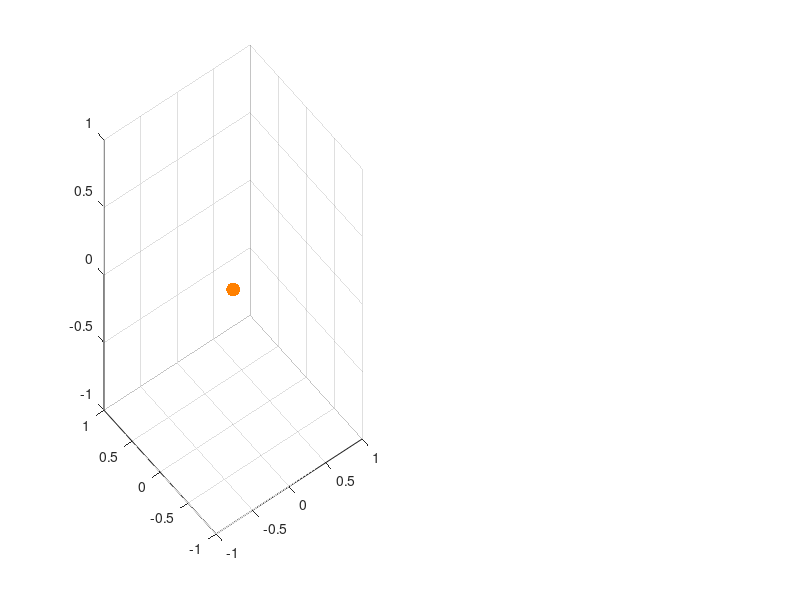

The MATLAB script that drew this image: (Note: this script raises an error after producing the figure.)
clear
close all
clc

mu = 1.32712440042e20 * 0.001^3; % km^3/s^2
dth = 0.001;

% Terra
O_start.a = 1.4946e8;  % [km]
O_start.e = 0.016;     % [ ]
O_start.i = 9.1920e-5; % [rad]
O_start.OM = 2.7847;   % [rad]
O_start.om = 5.2643;   % [rad]
O_start.mu = mu;       % [km^3/s^2]

% Asteroide 163899 (2003 SD220)
O_end.a = 0.827903 *1.496e8; % [km]
O_end.e = 0.209487;          % [ ]
O_end.i = 8.55 *pi/180;      % [rad]
O_end.OM = 273.63 *pi/180;   % [rad]
O_end.om = 327.03 *pi/180;   % [rad]
O_end.mu = mu;               % [km^3/s^2]

%%%%%%%%%%%%%%%%%%%%%%%%%%%%%%%%%%%%%%%%%%%%%%%%%%%%%%%%%%%%%%%%%%%%%%%%%%%
% Figure 1 scenario 2, subplot di orbita terrestre 3D e piano
figure
subplot (1,2,1)
scatter3 (0,0,0, 100, [1, 0.5, 0], 'filled')
hold on
plotOrbit (O_start, 0, 2*pi, dth, 'b');
grid on
legend ('SOLE', 'Orbita terrestre')
subplot (1,2,2)
scatter (0,0,100, [1, 0.5, 0], 'filled')
hold on
sist_can(1);
plotOrbit_plane(O_start, 0, 2*pi, dth, 'blue');
legend ('SOLE', 'Orbita terrestre')
%%%%%%%%%%%%%%%%%%%%%%%%%%%%%%%%%%%%%%%%%%%%%%%%%%%%%%%%%%%%%%%%%%%%%%%%%%%

%%%%%%%%%%%%%%%%%%%%%%%%%%%%%%%%%%%%%%%%%%%%%%%%%%%%%%%%%%%%%%%%%%%%%%%%%%%
% Figure 2 scenario 2 Latex - Subplot di orbita 3D e 2D

figure
subplot (1,2,1)
scatter3 (0,0,0, 100, [1, 0.5, 0], 'filled')
hold on
plotOrbit (O_end, 0, 2*pi, dth, 'r');
grid on
legend ('SOLE', 'Orbita Asteroide')
subplot (1,2,2)
scatter (0,0,100, [1, 0.5, 0], 'filled')
hold on
sist_can(1);
plotOrbit_plane(O_end, 0, 2*pi, dth, 'r');
legend ('SOLE', 'Orbita Asteroide')

%%%%%%%%%%%%%%%%%%%%%%%%%%%%%%%%%%%%%%%%%%%%%%%%%%%%%%%%%%%%%%%%%%%%%%%%%%%

figure
scatter3 (0,0,0, 100, [1, 0.5, 0], 'filled')
hold on
plotOrbit (O_start, 0, 2*pi, dth, 'b');
plotOrbit (O_end, 0, 2*pi, dth, 'r');
legend ('SOLE', 'Orbita Terrestre', 'Orbita Asteroide')
% %prova caso esempio scelgo theta1i=theta2f=0
% th1i=0;
% th2f=0;
% [rri,vvi] = par2car(O_start, th1i);
% [rrf,vvf] = par2car(O_end, th2f);
% scatter3(rri(1),rri(2),rri(3))
% scatter3(rrf(1),rrf(2),rrf(3))
% 
% %identifico orbita
% hh=cross(rri,rrf)./(norm(cross(rri,rrf)));
% i=acos(dot(hh,[0,0,1]));
% NN=cross([0,0,1],hh)./norm(cross([0,0,1],hh));
% 
% if dot(NN,[0,1,0])>=0
%     OM=acos(dot(NN,[1,0,0]));
% elseif dot(NN,[0,1,0])<0
%     OM=2*pi-acos(dot(NN,[1,0,0]));
% end
% R_OM=[cos(OM) sin(OM) 0;
%     -sin(OM) cos(OM) 0;
%     0 0 1];
% %scelgo 
% om=0;
% % Rotazione di i intorno al versore i'
% R_i=[1 0 0;
%     0 cos(i) sin(i);
%     0 -sin(i) cos(i)];
% 
% % Rotaziozione di om intorno al versore k''
% R_om=[cos(om) sin(om) 0;
%     -sin(om) cos(om) 0;
%     0 0 1];
% T_e_pf=R_om*R_i*R_OM;
% rri_t=T_e_pf*rri;
% rrf_t=T_e_pf*rrf;
% th1t=atan(rri(2)/rri(1));
% th2t=atan(rrf(2)/rrf(1));
% if th1t<=0 || th2t<=0
%     th1t=th1t+2*pi;
%     th2t=th2t+2*pi;
% end
% %calcolo valori scalari e parametri di forma
% r1=norm(rri_t);
% r2=norm(rrf_t);
% et=(r2-r1)/(r1*cos(th1t)-r2*cos(th2t));
% at=r1*(1+et*cos(th1t))/(1-et^2);
% O_t.a=at;
% O_t.e=et;
% O_t.i=i;
% O_t.OM=OM;
% O_t.om=om;
% O_t.mu=O_start.mu;
% [rr1t,vv1t]=par2car(O_t,th1t);
% [rr2t,vv2t]=par2car(O_t,th2t);
% cost=abs(norm(vv1t-vvi))+abs(norm(vv2t-vvf));
% plotOrbit(O_t,0,2*pi,0.01, 'k');
% xlim([-2e8,2e8])
% ylim([-2e8,2e8])
% 
% zlim([-2e8,2e8])

%% test funzione cicli annidati
clear
close all
clc

mu = 1.32712440042e20 * 0.001^3; % km^3/s^2
dth = 0.001;

% Terra
O_start.a = 1.4946e8;  % [km]
O_start.e = 0.016;     % [ ]
O_start.i = 9.1920e-5; % [rad]
O_start.OM = 2.7847;   % [rad]
O_start.om = 5.2643;   % [rad]
O_start.mu = mu;       % [km^3/s^2]

% Asteroide 163899 (2003 SD220)
O_end.a = 0.827903 *1.496e8; % [km]
O_end.e = 0.209487;          % [ ]
O_end.i = 8.55 *pi/180;      % [rad]
O_end.OM = 273.63 *pi/180;   % [rad]
O_end.om = 327.03 *pi/180;   % [rad]
O_end.mu = mu;          

n = 30; % Dimensioni griglia
a = 3.4;
b = 3.7;
OO_t = []; % Vettore di oggetti orbita, non si può preallocare
kk = 0; % Contatore
costmin=1e16;

figure
scatter3 (0,0,0, 'red', LineWidth=2)
hold on
plotOrbit (O_start, 0, 2*pi, dth, 'b');
plotOrbit (O_end, 0, 2*pi, dth, 'k');
tic
for th1i=linspace(a, b, n)
    for th2f=linspace(a, b, n)
        for om=linspace(1, 2*pi,n)
            [O_t] = O_tfun(O_start,O_end,th1i,th2f,om, [0,0]);
            if O_t.e<1 && O_t.e>=0
                OO_t=[OO_t,O_t];
                if O_t.cost<costmin
                    costmin=O_t.cost;
                    O_best=O_t;
                    th_t_best=O_t.th_t;
                    th_best_12 = [th1i, th2f];
                end
            else 
                kk = kk+1;
            end

        end
    end
end
toc
% 
[punto_1, ~] = par2car(O_start, th_best_12(1));
[punto1_t, v1_car] = par2car(O_best, th_t_best(1));
[punto2_t, v2_car] = par2car(O_best, th_t_best(2));
[punto_2, ~] = par2car(O_end, th_best_12(2));

scatter3 (punto1_t(1), punto1_t(2), punto1_t(3), 'red')
scatter3 (punto2_t(1), punto2_t(2), punto2_t(3), 'red')
scatter3 (punto_1(1), punto_1(2), punto_1(3), 'red')
scatter3 (punto_2(1), punto_2(2), punto_2(3), 'red')
plotOrbit(O_best, th_t_best(1), th_t_best(2), dth, 'g'); % Trasferimento vincente

th_best_12
costmin
%%%%%%%%%%%%%%%%%%%%%%%%%%%%%%%%%%%%%%%%%%%%%%%%%%%%%%%%%%%%%%%%%%%%%%%%%%%
% figure 3 - trasferimento approccio a tappeto, delta v, latex
figure
scatter3 (0,0,0,100,"yellow", 'filled')
hold on
plotOrbit(O_start, 0, 2*pi, dth, 'b--');
plotOrbit(O_end, 0, 2*pi, dth, 'r--');
plotOrbit(O_best, O_best.th_t(1), O_best.th_t(2), dth, 'g');
scatter3 (punto1_t(1), punto1_t(2), punto1_t(3), 50, 'k', 'filled')
scatter3 (punto_2(1), punto_2(2), punto_2(3), 50, 'k', 'filled')
grid on
legend ('SOLE', 'Orbita Terrestre', 'Orbita Asteroide', 'Orbita di Trasferimento')
%%%%%%%%%%%%%%%%%%%%%%%%%%%%%%%%%%%%%%%%%%%%%%%%%%%%%%%%%%%%%%%%%%%%%%%%%%%
%% test ga
clear
close all
clc



% Terra
O_start.a = 1.4946e8;  % [km]
O_start.e = 0.016;     % [ ]
O_start.i = 9.1920e-5; % [rad]
O_start.OM = 2.7847;   % [rad]
O_start.om = 5.2643;   % [rad]
O_start.mu = mu;       % [km^3/s^2]
% r_terra = 6378.388;

[rr_start, ~] = par2car(O_start, 0);

% Asteroide 163899 (2003 SD220)
O_end.a = 0.827903 *1.496e8; % [km]
O_end.e = 0.209487;          % [ ]
O_end.i = 8.55 *pi/180;      % [rad]
O_end.OM = 273.63 *pi/180;   % [rad]
O_end.om = 327.03 *pi/180;   % [rad]
O_end.mu = mu;          

[rr_end, ~] = par2car(O_end, 0);

% fun=@(th1,th2,om)brutta(th1,th2,om,O_start,O_end);
% fun=@(x)brutta(x(1),x(2),x(3),O_start,O_end);
fun_costo = @(x)O_tfun(O_start,O_end,x(1),x(2),x(3),[0,0]).cost;
x = ga(fun_costo,3,[],[],[],[],[3.4,3.4,3.4],[3.8,3.8,3.8]);
O_opt_costo = O_tfun(O_start, O_end,x(1),x(2),x(3),[0,0])

figure
scatter3 (0, 0, 0, 'y', 'filled', LineWidth=500)
hold on
scatter3(rr_start(1),rr_start(2),rr_start(3), 'green', 'filled', LineWidth=10)
scatter3(rr_end(1), rr_end(2), rr_end(3), 'magenta', 'filled', LineWidth=10)
plotOrbit (O_start, 0, x(1), dth, 'k--');
[rr, r_theta_transfer] = plotOrbit (O_opt_costo, O_opt_costo.th_t(1), O_opt_costo.th_t(2), dth, 'r');
plotOrbit (O_end, x(2), 2*pi, dth, 'k--');
% plotOrbit (O_start, 0, 2*pi, dth, 'k--');
% plotOrbit (O_opt, 0, 2*pi, dth, 'k--');
% plotOrbit (O_end, 0, 2*pi, dth, 'k--');
% ga() trova in th1 = 3.6181, th2 = 3.4982, om = 3.7291, Dv = 6.3190, con
% durata di 11896150 s = 3304:29:10 (damn)

% O_t.a = 1.4812e+08;
% O_t.e = 0.0283;
% O_t.i = 0.0440;
% O_t.OM = 5.3829;
% O_t.om = 3.7291;
% O_t.mu = 1.327124400420000e+11;
% th_t1 = 2.5551;
% th_t2 = 4.8716;


legend ('SOLE', 'START', 'END', 'Orbita terrestre', 'Orbita di trasferimento', 'Orbita Asteroide')

O_opt_costo.tempo = seconds(O_opt_costo.tempo);
O_opt_costo.tempo.Format = 'hh:mm:ss';
O_opt_costo.tempo

%% Trasferimenti
clear
close all
clc

mu_S = 1.32712440042e20 * 0.001^3; % km^3/s^2
dth = 0.001;

% Terra
O_start.a = 1.4946e8;  % [km]
O_start.e = 0.016;     % [ ]
O_start.i = 9.1920e-5; % [rad]
O_start.OM = 2.7847;   % [rad]
O_start.om = 5.2643;   % [rad]
O_start.mu = mu_S;       % [km^3/s^2]

% Asteroide 163899 (2003 SD220)
O_end.a = 0.827903 *1.496e8; % [km]
O_end.e = 0.209487;          % [ ]
O_end.i = 8.55 *pi/180;      % [rad]
O_end.OM = 273.63 *pi/180;   % [rad]
O_end.om = 327.03 *pi/180;   % [rad]
O_end.mu = mu_S;

% Min delta v
O_best_dv.a = 1.4812e+08;
O_best_dv.e = 0.0283;
O_best_dv.i = 0.0440;
O_best_dv.OM = 5.3829;
O_best_dv.om = 3.7291;
O_best_dv.mu = 1.327124400420000e+11;
O_best_dv.th_t = [2.5551, 4.8716];

% x min dv =
% 
%     theta 1 = 6.0755   theta 2 = 3.6401   omega = 1.7471

% Min delta t
O_best_dt.a = 3.2632e+13;
O_best_dt.e = 0.9999;
O_best_dt.i = 1.5824;
O_best_dt.OM = 1.5582;
O_best_dt.om = 1.7471;
O_best_dt.mu = mu_S;
O_best_dt.th_t = [4.5360, 4.5475];

% Punti di trasferimento
[rr1_mindeltav, vv1_mindeltav] = par2car (O_best_dv, O_best_dv.th_t(1));
[rr2_mindeltav, vv2_mindeltav] = par2car (O_best_dv, O_best_dv.th_t(2));

[rr1_mindeltat, vv1_mindeltat] = par2car (O_best_dt, O_best_dt.th_t(1));
[rr2_mindeltat, vv2_mindeltat] = par2car (O_best_dt, O_best_dt.th_t(2));
%% Scenario 2 - ottimizzo il TOF con ga()
clear
close all
clc

mu = 1.32712440042e20 * 0.001^3; % km^3/s^2
dth = 0.001;

% Terra
O_start.a = 1.4946e8;  % [km]
O_start.e = 0.016;     % [ ]
O_start.i = 9.1920e-5; % [rad]
O_start.OM = 2.7847;   % [rad]
O_start.om = 5.2643;   % [rad]
O_start.mu = mu;       % [km^3/s^2]
r_terra = 6378.388;

[rr_start, vv_start] = par2car(O_start, 0);

% Asteroide 163899 (2003 SD220)
O_end.a = 0.827903 *1.496e8; % [km]
O_end.e = 0.209487;          % [ ]
O_end.i = 8.55 *pi/180;      % [rad]
O_end.OM = 273.63 *pi/180;   % [rad]
O_end.om = 327.03 *pi/180;   % [rad]
O_end.mu = mu;          

[rr_end, vv_end] = par2car(O_end, 0);

% fun=@(th1,th2,om)brutta(th1,th2,om,O_start,O_end);
% fun=@(x)brutta(x(1),x(2),x(3),O_start,O_end);
fun_tempo = @(x)O_tfun(O_start,O_end,x(1),x(2),x(3)).tempo;
x = ga(fun_tempo,3,[],[],[],[],[0,0,0],[2*pi,2*pi,2*pi])
O_opt_tempo = O_tfun(O_start, O_end,x(1),x(2),x(3))
O_opt_tempo.tempo = seconds(real(O_opt_tempo.tempo));
O_opt_tempo.tempo.Format = 'hh:mm:ss';
O_opt_tempo.tempo
% x =
% 
%     6.0755    3.6401    1.7471
% 
% 
% O_opt_tempo = 
% 
%   struct with fields:
% 
%         a: 3.2632e+13
%         e: 1.0000
%         i: 1.5824
%        OM: 1.5582
%        om: 1.7471
%        mu: 1.3271e+11
%     cost1: 52.2794
%     cost2: 51.0782
%      cost: 103.3576
%     tempo: 61293
%      th_t: [4.5360 4.5475]
% 
% 
% ans = 
% 
%   duration
% 
%    17:01:33


%% Scenario 2 - Ottimizzo il tempo con approccio a tappeto
clear  
close all
clc

mu = 1.32712440042e20 * 0.001^3; % km^3/s^2
dth = 0.001;

% Terra
O_start.a = 1.4946e8;  % [km]
O_start.e = 0.016;     % [ ]
O_start.i = 9.1920e-5; % [rad]
O_start.OM = 2.7847;   % [rad]
O_start.om = 5.2643;   % [rad]
O_start.mu = mu;       % [km^3/s^2]

% Asteroide 163899 (2003 SD220)
O_end.a = 0.827903 *1.496e8; % [km]
O_end.e = 0.209487;          % [ ]
O_end.i = 8.55 *pi/180;      % [rad]
O_end.OM = 273.63 *pi/180;   % [rad]
O_end.om = 327.03 *pi/180;   % [rad]
O_end.mu = mu;          

n = 10; % Dimensioni griglia
a = 3.5;
b = 6.2;
OO_t = []; % Vettore di oggetti orbita, non si può preallocare
kk = 0; % Contatore
tmin=1e16;

figure
scatter3 (0,0,0, 'red', LineWidth=2)
hold on
plotOrbit (O_start, 0, 2*pi, dth, 'b');
plotOrbit (O_end, 0, 2*pi, dth, 'k');
tic
for th1i=linspace(5.9, 6, n)
    for th2f=linspace(3.4, 3.45, n)
        for om=linspace(0, 0.3,n)
            [O_t] = O_tfun(O_start,O_end,th1i,th2f,om);
            if O_t.e<1 && O_t.e>=0
                OO_t=[OO_t,O_t];
                if O_t.tempo<tmin
                    tmin=O_t.tempo;
                    O_best=O_t;
                    th_t_best=O_t.th_t;
                    th_best_12 = [th1i, th2f];
                end
            else 
                kk = kk+1;
            end

        end
    end
end
t_elaborazione = toc 
[punto_1, ~] = par2car(O_start, th_best_12(1));
[punto1_t, ~] = par2car(O_best, th_t_best(1));
[punto2_t, ~] = par2car(O_best, th_t_best(2));
[punto_2, ~] = par2car(O_end, th_best_12(2));

scatter3 (punto1_t(1), punto1_t(2), punto1_t(3), 'red')
scatter3 (punto2_t(1), punto2_t(2), punto2_t(3), 'red')
scatter3 (punto_1(1), punto_1(2), punto_1(3), 'red')
scatter3 (punto_2(1), punto_2(2), punto_2(3), 'red')
plotOrbit(O_best, th_t_best(1), th_t_best(2), dth, 'g'); % Trasferimento vincente

O_best.tempo = seconds(O_best.tempo);
O_best.tempo.Format = 'hh:mm:ss';
O_best.tempo
th_best_12
O_best.om
file_O_best = fopen ('O_best.txt', 'a');
fprintf (file_O_best, 'Risultato - %s\n', string(datetime('now')));
fprintf (file_O_best, 'In %d secondi, con n = %d\n', t_elaborazione, n);
fprintf (file_O_best, 'La miglior orbita in termini di tempo, trovata con cicli annidati ha\n');
fprintf (file_O_best, 'a = %f\n', O_best.a);
fprintf (file_O_best, 'e = %f\n', O_best.e);
fprintf (file_O_best, 'i = %f\n', O_best.i);
fprintf (file_O_best, 'OM = %f\n', O_best.OM);
fprintf (file_O_best, 'om = %f\n', O_best.om);
fprintf (file_O_best, 'In termini di tempo il costo è %s\n', string(O_best.tempo));
fprintf (file_O_best, 'In termini di velocità il costo è %f\n', O_best.cost);
fprintf (file_O_best, 'Il trasferimento avviene in theta_1_t = %d, theta_2_t = %d\n', O_best.th_t(1), O_best.th_t(2));
fprintf (file_O_best, 'In riferimento a alla orbita 1 e 2, %d e %d\n\n', th_best_12(1), th_best_12(2));
fclose (file_O_best);
% Con n = 50, a = 3.5, b = 6.2, per om 0-b, si trova in th1=6 .0898,
% th2=3.6653 e om=1.8980 21:03:12, in 470 secondi di computazione

%% 
clear
close all
clc

mu = 1.32712440042e20 * 0.001^3; % km^3/s^2
dth = 0.001;

% Terra
O_start.a = 1.4946e8;  % [km]
O_start.e = 0.016;     % [ ]
O_start.i = 9.1920e-5; % [rad]
O_start.OM = 2.7847;   % [rad]
O_start.om = 5.2643;   % [rad]
O_start.mu = mu;       % [km^3/s^2]

% Asteroide 163899 (2003 SD220)
O_end.a = 0.827903 *1.496e8; % [km]
O_end.e = 0.209487;          % [ ]
O_end.i = 8.55 *pi/180;      % [rad]
O_end.OM = 273.63 *pi/180;   % [rad]
O_end.om = 327.03 *pi/180;   % [rad]
O_end.mu = mu;          


O_best.a = 974121862.949664;
O_best.e = 0.945997;
O_best.i = 0.633663;
O_best.OM = 1.572542;
O_best.om = 1.897959;
O_best.mu = mu;
th_t_best = [4.385081, 4.398208];
th_best_12 = [6.089796, 3.665306];
[punto_1, ~] = par2car(O_start, th_best_12(1));
[punto1_t, ~] = par2car(O_best, th_t_best(1));
[punto2_t, ~] = par2car(O_best, th_t_best(2));
[punto_2, ~] = par2car(O_end, th_best_12(2));

%%%%%%%%%%%%%%%%%%%%%%%%%%%%%%%%%%%%%%%%%%%%%%%%%%%%%%%%%%%%%%%%%%%%%%%%%%%
% figure 4 - scenario 2, trasferimento approccio a tappeto min (delta t)
figure
scatter3 (0,0,0,100,"yellow", 'filled')
hold on
plotOrbit(O_start, 0, 2*pi, dth, 'b--');
plotOrbit(O_end, 0, 2*pi, dth, 'r--');
plotOrbit(O_best, th_t_best(1), th_t_best(2), dth, 'g');
scatter3 (punto1_t(1), punto1_t(2), punto1_t(3), 30, 'k', 'filled')
scatter3 (punto_2(1), punto_2(2), punto_2(3), 30, 'k', 'filled')
grid on
legend ('SOLE', 'Orbita Terrestre', 'Orbita Asteroide', 'Orbita di Trasferimento')
%%%%%%%%%%%%%%%%%%%%%%%%%%%%%%%%%%%%%%%%%%%%%%%%%%%%%%%%%%%%%%%%%%%%%%%%%%%

%% Ottimizzazione pesata
clear 
close all
clc

mu = 1.32712440042e20 * 0.001^3; % km^3/s^2
dth = 0.001;

% Terra
O_start.a = 1.4946e8;  % [km]
O_start.e = 0.016;     % [ ]
O_start.i = 9.1920e-5; % [rad]
O_start.OM = 2.7847;   % [rad]
O_start.om = 5.2643;   % [rad]
O_start.mu = mu;       % [km^3/s^2]
r_terra = 6378.388;

[rr_start, vv_start] = par2car(O_start, 0);

% Asteroide 163899 (2003 SD220)
O_end.a = 0.827903 *1.496e8; % [km]
O_end.e = 0.209487;          % [ ]
O_end.i = 8.55 *pi/180;      % [rad]
O_end.OM = 273.63 *pi/180;   % [rad]
O_end.om = 327.03 *pi/180;   % [rad]
O_end.mu = mu;          

[rr_end, vv_end] = par2car(O_end, 0);

% fun=@(th1,th2,om)brutta(th1,th2,om,O_start,O_end);
% fun=@(x)brutta(x(1),x(2),x(3),O_start,O_end);
fun_opt = @(x)O_tfun(O_start,O_end,x(1),x(2),x(3),[50,1]).fun_pesata;
x = ga(fun_opt,3,[],[],[],[],[0,0,0],[2*pi,2*pi,2*pi])
O_opt_pesata = O_tfun(O_start, O_end,x(1),x(2),x(3), [0,0])
O_opt_pesata.tempo = seconds(O_opt_pesata.tempo);
O_opt_pesata.tempo.Format = 'hh:mm:ss';
O_opt_pesata.tempo
O_opt_pesata.cost

% alpha = 50, beta = 1
% x =
% 
%     6.0280    3.6867    2.1148
% 
% 
% O_opt_pesata = 
% 
%   struct with fields:
% 
%              a: 1.3704e+08
%              e: 0.2160
%              i: 0.0491
%             OM: 1.5125
%             om: 2.1148
%             mu: 1.3271e+11
%          cost1: 6.2575
%          cost2: 6.2823
%           cost: 12.5399
%          tempo: 4.7740e+05
%     fun_pesata: 0
%           th_t: [4.1666 4.2602]
% 
% 
% ans = 
% 
%   duration
% 
%    132:36:35
% 
% 
% ans =
% 
%    12.5399

O_best.a = 1.3704e+08;
O_best.e = 0.2160;
O_best.i = 0.0491;
O_best.OM = 1.5125;
O_best.om = 2.1148;
O_best.cost = 12.5399;
O_best.tempo = 4.7740e05;
O_best.th_t = [4.1666, 4.2602];
O_best.mu = mu;
th_best_12 = [6.0280, 3.6867];

[punto1_t, ~] = par2car(O_best, O_best.th_t(1));
[punto_2, ~] = par2car(O_end, th_best_12(2));

%%%%%%%%%%%%%%%%%%%%%%%%%%%%%%%%%%%%%%%%%%%%%%%%%%%%%%%%%%%%%%%%%%%%%%%%%%%
% figure 4 - scenario 2, trasferimento approccio a tappeto min (delta t)
figure
scatter3 (0,0,0,100,"yellow", 'filled')
hold on
plotOrbit(O_start, 0, 2*pi, dth, 'b--');
plotOrbit(O_end, 0, 2*pi, dth, 'r--');
plotOrbit(O_best, O_best.th_t(1), O_best.th_t(2), dth, 'g');
scatter3 (punto1_t(1), punto1_t(2), punto1_t(3), 30, 'k', 'filled')
scatter3 (punto_2(1), punto_2(2), punto_2(3), 30, 'k', 'filled')
grid on
legend ('SOLE', 'Orbita Terrestre', 'Orbita Asteroide', 'Orbita di Trasferimento')
%%%%%%%%%%%%%%%%%%%%%%%%%%%%%%%%%%%%%%%%%%%%%%%%%%%%%%%%%%%%%%%%%%%%%%%%%%%



%% 
clear
close all
clc

mu = 1.32712440042e20 * 0.001^3; % km^3/s^2
dth = 0.001;

% Terra
O_start.a = 1.4946e8;  % [km]
O_start.e = 0.016;     % [ ]
O_start.i = 9.1920e-5; % [rad]
O_start.OM = 2.7847;   % [rad]
O_start.om = 5.2643;   % [rad]
O_start.mu = mu;       % [km^3/s^2]

% Asteroide 163899 (2003 SD220)
O_end.a = 0.827903 *1.496e8; % [km]
O_end.e = 0.209487;          % [ ]
O_end.i = 8.55 *pi/180;      % [rad]
O_end.OM = 273.63 *pi/180;   % [rad]
O_end.om = 327.03 *pi/180;   % [rad]
O_end.mu = mu;          


O_best.a = 1.3535e+08;
O_best.e = 0.1959;
O_best.i = 0.0272;
O_best.OM = 1.5022;
O_best.om = 2.1982;
O_best.mu = mu;
th_t_best = [4.0817, 4.1967];
th_best_12 = [6.0164, 3.6966];
[punto_1, ~] = par2car(O_start, th_best_12(1));
[punto1_t, ~] = par2car(O_best, th_t_best(1));
[punto2_t, ~] = par2car(O_best, th_t_best(2));
[punto_2, ~] = par2car(O_end, th_best_12(2));

%%%%%%%%%%%%%%%%%%%%%%%%%%%%%%%%%%%%%%%%%%%%%%%%%%%%%%%%%%%%%%%%%%%%%%%%%%%
% figure 4 - scenario 2, trasferimento approccio a tappeto min (delta t)
figure
scatter3 (0,0,0,100,"yellow", 'filled')
hold on
plotOrbit(O_start, 0, 2*pi, dth, 'b--');
plotOrbit(O_end, 0, 2*pi, dth, 'r--');
plotOrbit(O_best, th_t_best(1), th_t_best(2), dth, 'g');
scatter3 (punto1_t(1), punto1_t(2), punto1_t(3), 30, 'k', 'filled')
scatter3 (punto_2(1), punto_2(2), punto_2(3), 30, 'k', 'filled')
grid on
legend ('SOLE', 'Orbita Terrestre', 'Orbita Asteroide', 'Orbita di Trasferimento')
%%%%%%%%%%%%%%%%%%%%%%%%%%%%%%%%%%%%%%%%%%%%%%%%%%%%%%%%%%%%%%%%%%%%%%%%%%%
%% fmincon per il deltav
clear
close all
clc

mu = 1.32712440042e20 * 0.001^3; % km^3/s^2
dth = 0.001;

% Terra
O_start.a = 1.4946e8;  % [km]
O_start.e = 0.016;     % [ ]
O_start.i = 9.1920e-5; % [rad]
O_start.OM = 2.7847;   % [rad]
O_start.om = 5.2643;   % [rad]
O_start.mu = mu;       % [km^3/s^2]
% r_terra = 6378.388;

[rr_start, ~] = par2car(O_start, 0);

% Asteroide 163899 (2003 SD220)
O_end.a = 0.827903 *1.496e8; % [km]
O_end.e = 0.209487;          % [ ]
O_end.i = 8.55 *pi/180;      % [rad]
O_end.OM = 273.63 *pi/180;   % [rad]
O_end.om = 327.03 *pi/180;   % [rad]
O_end.mu = mu;          

[rr_end, ~] = par2car(O_end, 0);

% fun=@(th1,th2,om)brutta(th1,th2,om,O_start,O_end);
% fun=@(x)brutta(x(1),x(2),x(3),O_start,O_end);
fun_costo = @(x)O_tfun(O_start,O_end,x(1),x(2),x(3),[0,0]).cost;
x0 = [pi,pi,pi];
x = fmincon(fun_costo,x0,[],[],[],[],[0,0,0],[2*pi, 2*pi, 2*pi])
O_opt_costo = O_tfun(O_start, O_end,x(1),x(2),x(3),[0,0])

figure
scatter3 (0, 0, 0, 'y', 'filled', LineWidth=500)
hold on
scatter3(rr_start(1),rr_start(2),rr_start(3), 'green', 'filled', LineWidth=10)
scatter3(rr_end(1), rr_end(2), rr_end(3), 'magenta', 'filled', LineWidth=10)
plotOrbit (O_start, 0, x(1), dth, 'k--');
[rr, r_theta_transfer] = plotOrbit (O_opt_costo, O_opt_costo.th_t(1), O_opt_costo.th_t(2), dth, 'r');
plotOrbit (O_end, x(2), 2*pi, dth, 'k--');
% plotOrbit (O_start, 0, 2*pi, dth, 'k--');
% plotOrbit (O_opt, 0, 2*pi, dth, 'k--');
% plotOrbit (O_end, 0, 2*pi, dth, 'k--');
% ga() trova in th1 = 3.6181, th2 = 3.4982, om = 3.7291, Dv = 6.3190, con
% durata di 3304:29:10 (damn)

% O_t.a = 1.4812e+08;
% O_t.e = 0.0283;
% O_t.i = 0.0440;
% O_t.OM = 5.3829;
% O_t.om = 3.7291;
% O_t.mu = 1.327124400420000e+11;
% th_t1 = 2.5551;
% th_t2 = 4.8716;


legend ('SOLE', 'START', 'END', 'Orbita terrestre', 'Orbita di trasferimento', 'Orbita Asteroide')

O_opt_costo.tempo = seconds(O_opt_costo.tempo);
O_opt_costo.tempo.Format = 'hh:mm:ss';
O_opt_costo.tempo

%% fmincon per il deltat
clear
close all
clc

mu = 1.32712440042e20 * 0.001^3; % km^3/s^2
dth = 0.001;

% Terra
O_start.a = 1.4946e8;  % [km]
O_start.e = 0.016;     % [ ]
O_start.i = 9.1920e-5; % [rad]
O_start.OM = 2.7847;   % [rad]
O_start.om = 5.2643;   % [rad]
O_start.mu = mu;       % [km^3/s^2]
% r_terra = 6378.388;

[rr_start, ~] = par2car(O_start, 0);

% Asteroide 163899 (2003 SD220)
O_end.a = 0.827903 *1.496e8; % [km]
O_end.e = 0.209487;          % [ ]
O_end.i = 8.55 *pi/180;      % [rad]
O_end.OM = 273.63 *pi/180;   % [rad]
O_end.om = 327.03 *pi/180;   % [rad]
O_end.mu = mu;          

[rr_end, ~] = par2car(O_end, 0);

% fun=@(th1,th2,om)brutta(th1,th2,om,O_start,O_end);
% fun=@(x)brutta(x(1),x(2),x(3),O_start,O_end);
fun_tempo = @(x)O_tfun(O_start,O_end,x(1),x(2),x(3),[0,0]).tempo;
x0 = [6, 3.6, 1.7]
x = fmincon(fun_tempo,x0,[],[],[],[],[0,0,0],[2*pi, 2*pi, 2*pi])
O_opt_costo = O_tfun(O_start, O_end,x(1),x(2),x(3),[0,0])

figure
scatter3 (0, 0, 0, 'y', 'filled', LineWidth=500)
hold on
scatter3(rr_start(1),rr_start(2),rr_start(3), 'green', 'filled', LineWidth=10)
scatter3(rr_end(1), rr_end(2), rr_end(3), 'magenta', 'filled', LineWidth=10)
plotOrbit (O_start, 0, x(1), dth, 'k--');
[rr, r_theta_transfer] = plotOrbit (O_opt_costo, O_opt_costo.th_t(1), O_opt_costo.th_t(2), dth, 'r');
plotOrbit (O_end, x(2), 2*pi, dth, 'k--');
% plotOrbit (O_start, 0, 2*pi, dth, 'k--');
% plotOrbit (O_opt, 0, 2*pi, dth, 'k--');
% plotOrbit (O_end, 0, 2*pi, dth, 'k--');
% ga() trova in th1 = 3.6181, th2 = 3.4982, om = 3.7291, Dv = 6.3190, con
% durata di 3304:29:10 (damn)

% O_t.a = 1.4812e+08;
% O_t.e = 0.0283;
% O_t.i = 0.0440;
% O_t.OM = 5.3829;
% O_t.om = 3.7291;
% O_t.mu = 1.327124400420000e+11;
% th_t1 = 2.5551;
% th_t2 = 4.8716;


legend ('SOLE', 'START', 'END', 'Orbita terrestre', 'Orbita di trasferimento', 'Orbita Asteroide')

O_opt_costo.tempo = seconds(O_opt_costo.tempo);
O_opt_costo.tempo.Format = 'hh:mm:ss';
O_opt_costo.tempo